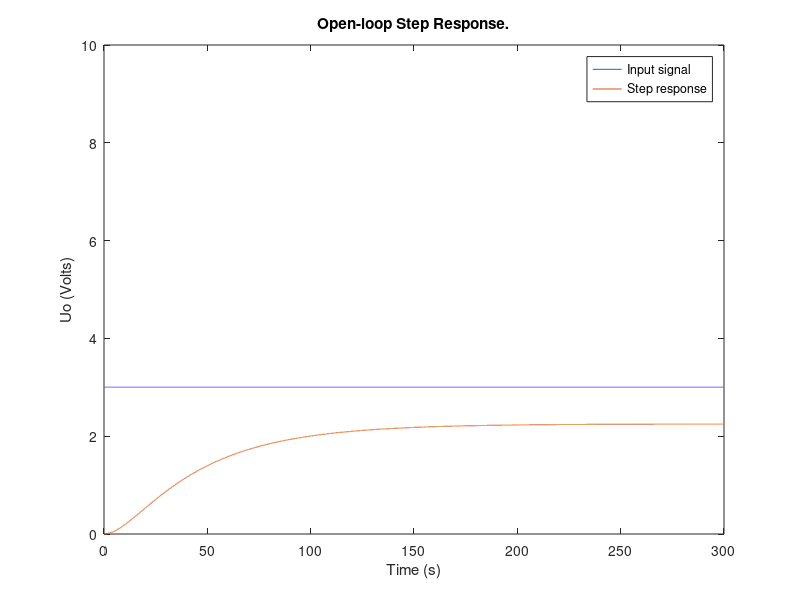
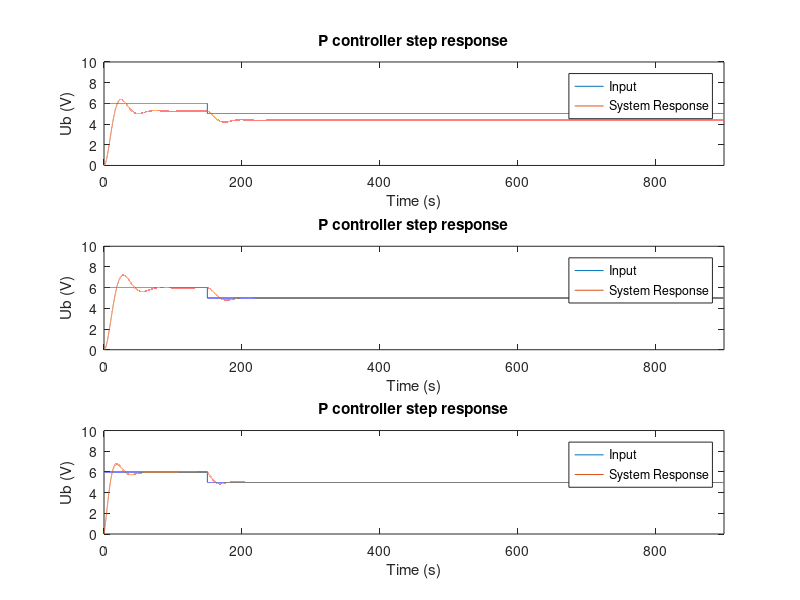
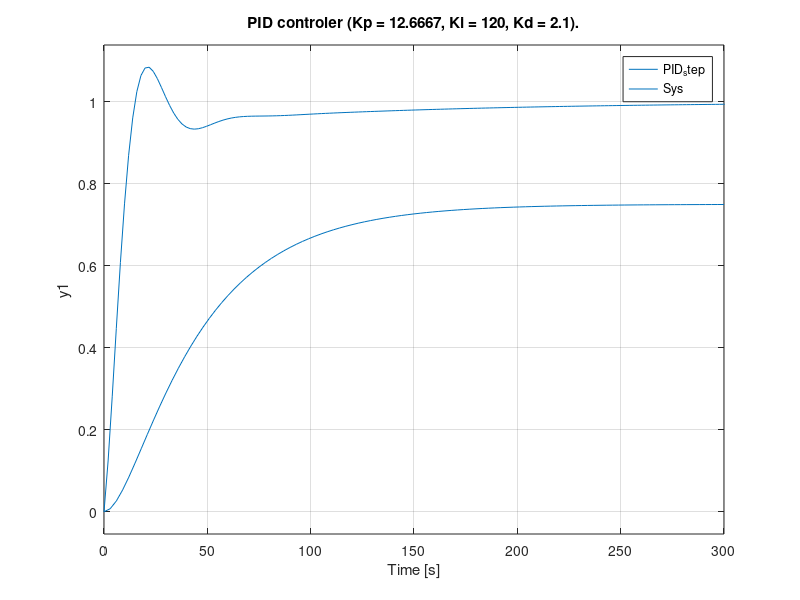

Here is the MATLAB script that generated these plots, in order: (Note: a time limit stopped this script after it produced the figures.)
close all;
clear all;
pkg load control % Delete it
clc

Ks = 0.75;
Tg = 50;
Tu = 5;

T1 = 10;
T2 = 40;

sys  = Ks * tf(1, [T1 1]) * tf(1, [T2 1])

%D1
figure('Name','Transfer function')
% [y,t] = step(sys);
t=0:0.01:300;
for k=1:length(t)
    if(t(k)<0)
        y(k) = 0;
    else
        y(k) = 3;
    end
end
plot(t, y);
hold on
st = lsim(sys,y,t);
plot(t, st);
title('Open-loop Step Response.');
ylabel('Uo (Volts)');
xlabel('Time (s)'); 
legend('Input signal', 'Step response')
axis([0 300 0 10])
hold off

%D2

%% ********* 20% overshoot ***********
fprintf('\n\t\t20 percent overshoot\n');
        %p controller
%///Parameters
Kp1 = (0.7*Tg)/(Ks*Tu);
%\\\
PID_controller = pidstd(Kp1);
tf(PID_controller)
m1 = feedback(PID_controller*sys,1)
%plots
% figure('name', '20% Overshoot')
% subplot(3,1,1),
% step(m1); 
% hold on;
% step(sys);
% title(['P controler (Kp = ' num2str(Kp1) ').']);
% legend('P_step','Sys');


        %pi controller
%///Parameters
Kp2 = (0.6*Tg)/(Ks*Tu);
Ti1 = Tg;
%\\\
PID_controller = pidstd(Kp2, Ti1);
tf(PID_controller)
m2 = feedback(PID_controller*sys,1)
%plots
% subplot(3,1,2),
% step(m2); 
% hold on; 
% step(sys);
% title(['PI controler (Kp = ' num2str(Kp2) ', Ki = ' num2str(Ti1) ').']);
% legend('PI_step','Sys');





        %pid controller
%///Parameters
Kp3 = (1.2*Tg)/(Ks*Tu);
Ti2 = 1.4*Tg;
Td = 0.47*Tu;
%\\\
PID_controller = pidstd(Kp3, Ti2, Td);
tf(PID_controller)
m3 = feedback(PID_controller*sys,1)
%plots
% subplot(3,1,3),
% step(m3); 
% hold on; 
% step(sys);
% title(['PID controler (Kp = ' num2str(Kp3) ', Ki = ' num2str(Ti2) ', Kd = ' num2str(Td) ').']);
% legend('PID_step','Sys');

%input
t1=0:0.01:900;
for k=1:length(t1)
    if(t1(k)<0)
        y1(k) = 5;
    elseif(t1(k)>=0 && t1(k)<=150)
        y1(k) = 6;
    else
        y1(k) = 5;
    end
end

% p response
figure('Name','Step response')
subplot(3,1,1),
plot(t1, y1)
axis([0 900 0 10])
hold on
resp = lsim(m1,y1,t1);
plot(t1, resp) 
title('P controller step response')
legend('Input', 'System Response')
xlabel('Time (s)'); 
ylabel('Ub (V)'); 
e = resp - (y1.');
disp('P errors')
% Errors
iea = trapz(t1,abs(e));          % IAE trapz=numerical integration 
ise = trapz(t1,e.^2);            % ISE 
itae = trapz(t1, t1'.*abs(e));     % ITAE
itse = trapz(t1,t1'.*(e.^2));      % ITSE

% pi response
subplot(3,1,2),
plot(t1, y1)
axis([0 900 0 10])
hold on
resp = lsim(m2,y1,t1);
plot(t1, resp) 
title('P controller step response')
legend('Input', 'System Response')
xlabel('Time (s)'); 
ylabel('Ub (V)'); 
e = resp - (y1.');
disp('PI errors')
% Errors
iea = trapz(t1,abs(e));          % IAE trapz=numerical integration 
ise = trapz(t1,e.^2);            % ISE 
itae = trapz(t1, t1'.*abs(e));     % ITAE
itse = trapz(t1,t1'.*(e.^2));      % ITSE

% pid response
subplot(3,1,3),
plot(t1, y1)
axis([0 900 0 10])
hold on
resp = lsim(m3,y1,t1);
plot(t1, resp) 
title('P controller step response')
legend('Input', 'System Response')
xlabel('Time (s)'); 
ylabel('Ub (V)'); 
e = resp - (y1.');
% Errors
disp('PID errors')
iea = trapz(t1,abs(e));          % IAE trapz=numerical integration 
ise = trapz(t1,e.^2);            % ISE 
itae = trapz(t1, t1'.*abs(e));     % ITAE
itse = trapz(t1,t1'.*(e.^2));      % ITSE



%% D3

% ********* 0% overshoot ***********
fprintf('\n\t\t0 percent disturbance\n');

        %pid controller
%///Parameters
Kp3 = (0.95*Tg)/(Ks*Tu);
Ti2 = 2.4*Tg;
Td = 0.42*Tu;
%\\\
PID_controller = pidstd(Kp3, Ti2, Td);
tf(PID_controller)
m4 = feedback(PID_controller*sys,1)
%plots
figure('name', '0% Overshoot')
step(m4); 
hold on;
step(sys);
title(['PID controler (Kp = ' num2str(Kp3) ', Ki = ' num2str(Ti2) ', Kd = ' num2str(Td) ').']);
legend('PID_step','Sys');
hold off;

% input
t1=0:0.001:900;
for k=1:length(t1)
    if(t1(k)<=0)
        y2(k) = 5;
    elseif(t1(k)>0 && t1(k)<=300)
        y2(k) = 6;
    elseif(t1(k)>300 && t1(k)<=600)
        y2(k) = 8;
    else
        y2(k) = 5;
    end
end
% disorder
f = 1/100;
disorder_pulse = square(2*pi*f*t1)/2 + 1/2;

y_disorderd = y2 + disorder_pulse;
% figure('Name','Step response')
% plot(t1, y_disorderd)

figure('Name','Step response')
plot(t1, y2)
axis([0 900 0 10])
hold on
resp = lsim(m4,y_disorderd,t1);
plot(t1, resp) 
hold on;
plot(t1, disorder_pulse);
title('P controller step response')
legend('Input', 'System Response')
xlabel('Time (s)'); 
ylabel('Ub (V)'); 
e = resp - (y2.');
% Errors
disp('PID disturbance errors')
iea = trapz(t1,abs(e));          % IAE trapz=numerical integration 
ise = trapz(t1,e.^2);            % ISE 
itae = trapz(t1, t1'.*abs(e));     % ITAE
itse = trapz(t1,t1'.*(e.^2));      % ITSE
